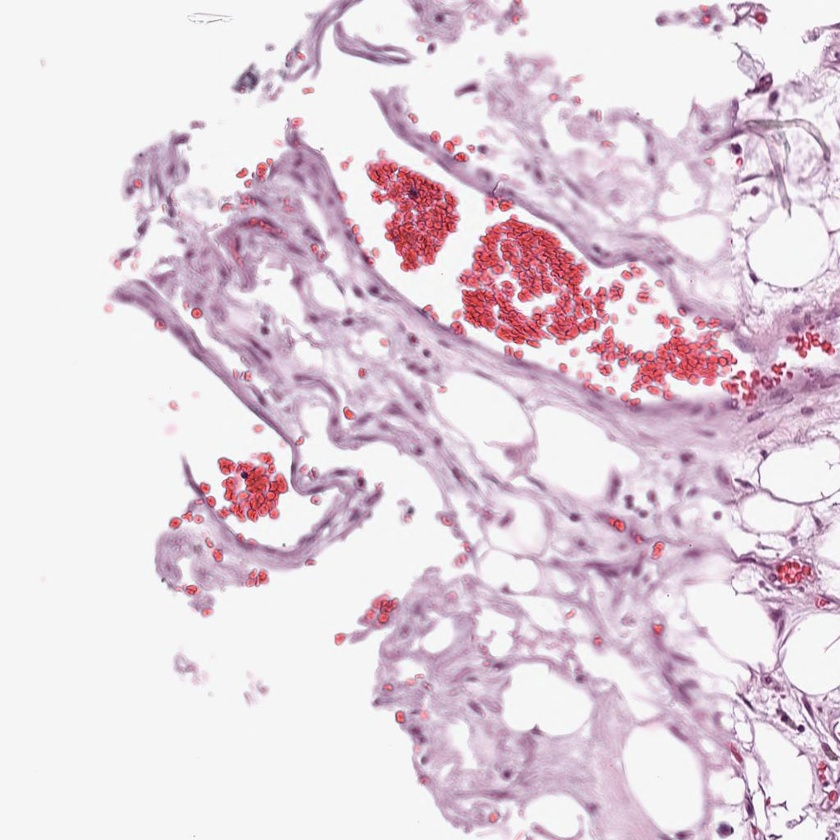
#> input picture Images/img_3.jpg, 840 x 840 px, shrunk from 1024 x 1024 before the run
$ python clahe.py
#> lines starting #> are read from the running program, lines starting #| are printed output that depends on the picture
"""
This script is used for histogram equalization and contrast limited adaptive histogram equalization (CLAHE)
"""
import cv2
import matplotlib.pyplot as plt
from skimage import io

img_file = cv2.imread("Images/img_3.jpg", 1)
#> img_file is the input picture: shape (840, 840, 3); mean B, G, R 220.7, 210.9, 226.2
# plt.imshow(img_file)
# plt.show()
# getting original image
rgb_img = cv2.cvtColor(img_file, cv2.COLOR_BGR2RGB)

# converting to image to LAB color space so CLAHE can be applied to luminance
lab_img = cv2.cvtColor(img_file, cv2.COLOR_BGR2LAB)
#> lab_img: shape (840, 840, 3); mean of channels 0, 1, 2 219.1, 135.4, 125.3

fig = plt.figure(figsize=(8,8))

ax1= fig.add_subplot(1, 3, 1)
ax1.imshow(img_file)
ax1.title.set_text("BGR image")

ax2= fig.add_subplot(1,3,2)
ax2.imshow(rgb_img)
ax2.title.set_text("RGB image: Original")

ax3 = fig.add_subplot(1,3,3)
ax3.imshow(lab_img)
ax3.title.set_text("LAB image")

fig.suptitle('BGR, RGB and LAB image', fontsize=16)
plt.show()

# splitting LAB image into l,a, b channel
l,a,b = cv2.split(lab_img)
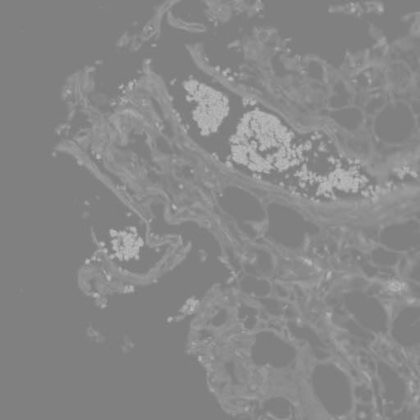
#> a: shape (840, 840) (shown at 1/2 size); min 121, max 190, mean 135.4
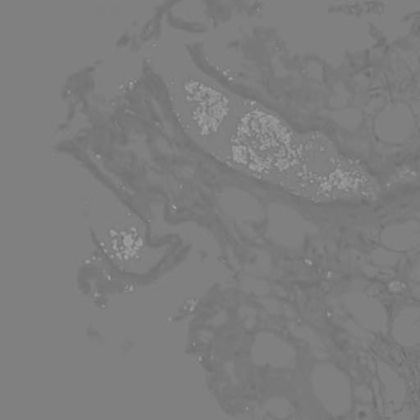
#> b: shape (840, 840) (shown at 1/2 size); min 103, max 167, mean 125.3

fig = plt.figure(figsize=(8,8))

ax1= fig.add_subplot(1, 3, 1)
ax1.imshow(l)
ax1.title.set_text("L")

ax2= fig.add_subplot(1,3,2)
ax2.imshow(a)
ax2.title.set_text("A")

ax3 = fig.add_subplot(1,3,3)
ax3.imshow(b)
ax3.title.set_text("B")

fig.suptitle('Three channel of LAB image ', fontsize=16)
plt.show()

# plotting histogram of LAB images
fig = plt.figure(figsize=(8,8))

ax1= fig.add_subplot(1, 3, 1)
ax1.hist(l.flat, bins= 100, range=(0,255))
ax1.title.set_text("L histogram")

ax2= fig.add_subplot(1,3,2)
ax2.hist(a.flat, bins= 100, range=(0,255))
ax2.title.set_text("A histogram")

ax3 = fig.add_subplot(1,3,3)
ax3.hist(b.flat, bins= 100, range=(0,255))
ax3.title.set_text("B histogram")

fig.suptitle('Histogram for LAB ', fontsize=16)
plt.show()

# plotting histogram for original image
# plt.hist(rgb_img.flat, bins = 300, range=(0,255))
# plt.show()

# applying histogram equalization to the L channel
l_equ = cv2.equalizeHist(l)
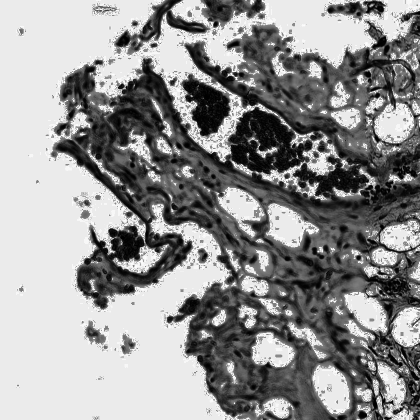
#> l_equ: shape (840, 840) (shown at 1/2 size); min 0, max 255, mean 147.4

# plotting histogram of L chanel before and after histogram equalization
fig = plt.figure(figsize=(10,10))

ax1= fig.add_subplot(1, 2, 1)
ax1.hist(l.flat, bins= 100, range=(0,255))
ax1.title.set_text("Before equalization")

ax2= fig.add_subplot(1,2,2)
ax2.hist(l_equ.flat, bins= 100, range=(0,255))
ax2.title.set_text("After equalization")

fig.suptitle('Histogram of L channel ', fontsize=16)
plt.show()

# plotting image of L chanel before and after histogram equalization
fig = plt.figure(figsize=(10,10))

ax1= fig.add_subplot(1, 2, 1)
ax1.imshow(l)
ax1.title.set_text("Before equalization")

ax2= fig.add_subplot(1,2,2)
ax2.imshow(l_equ)
ax2.title.set_text("After equalization")

fig.suptitle('Image of L channel', fontsize=16)
plt.show()

# combine the equalized image L channel back with A and B channel
equ_lab = cv2.merge((l_equ, a, b))
#> equ_lab: shape (840, 840, 3); mean of channels 0, 1, 2 147.4, 135.4, 125.3

# plotting Lab image before and after histogram equalization
fig = plt.figure(figsize=(10,10))

ax1= fig.add_subplot(1, 2, 1)
ax1.imshow(lab_img)
ax1.title.set_text("Before equalization")

ax2= fig.add_subplot(1,2,2)
ax2.imshow(equ_lab)
ax2.title.set_text("After equalization")

fig.suptitle('LAB image before and after equalization', fontsize=16)
plt.show()

# converting LAB image back to color
equ_col = cv2.cvtColor(equ_lab, cv2.COLOR_LAB2RGB)   # equalized method
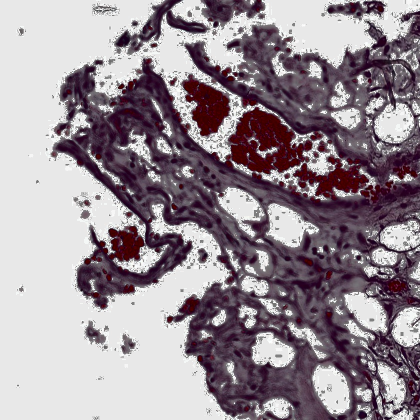
#> equ_col: shape (840, 840, 3) (shown at 1/2 size); mean R, G, B 152.2, 140.6, 148.6

# applying clahe to L channel
clahe = cv2.createCLAHE(clipLimit= 3.0, tileGridSize=(8,8))
clahe_img = clahe.apply(l)

# plotting histogram after applying clahe on L
fig = plt.figure(figsize=(10,10))

ax1= fig.add_subplot(1, 2, 1)
ax1.hist(l_equ.flat, bins= 100, range=(0,255))
ax1.title.set_text(" equalization")

ax2= fig.add_subplot(1,2,2)
ax2.hist(clahe_img.flat, bins=100, range=(0,255))
ax2.title.set_text("CLAHE on equalized")

fig.suptitle("L channel's histogram for equalization and CLAHE", fontsize=16)
plt.show()
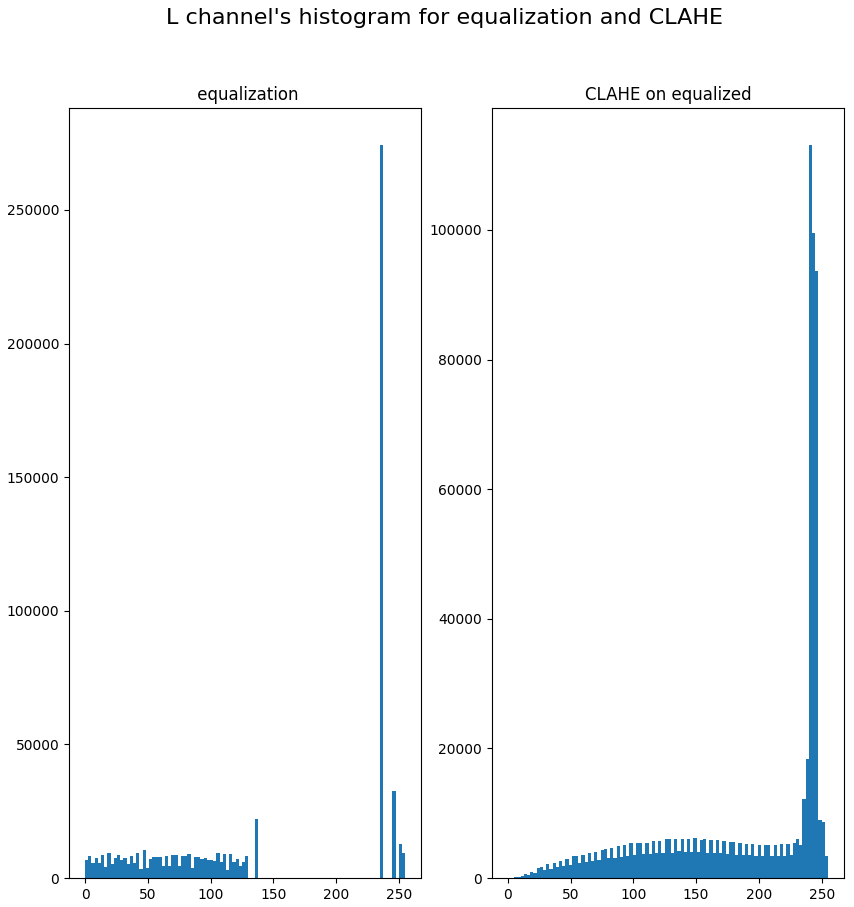
#> figure drawn by matplotlib, 2 panels; panel 1: tallest bar 274414 high, from x = 234.6 to 237.2; panel 2: tallest bar 113153 high, from x = 239.7 to 242.2

# plotting L channel image after equalization and CLAHE
# plotting Lab image before and after histogram equalization
fig = plt.figure(figsize=(10,10))

ax1= fig.add_subplot(1, 2, 1)
ax1.imshow(l_equ)
ax1.title.set_text(" equalization")

ax2= fig.add_subplot(1,2,2)
ax2.imshow(clahe_img)
ax2.title.set_text("CLAHE on equalized")

fig.suptitle("L channel's histogram for equalization and CLAHE", fontsize=16)
plt.show()

# now combining clahe L, A and B
f_clahe_img = cv2.merge((clahe_img, a, b))
#> f_clahe_img: shape (840, 840, 3); mean of channels 0, 1, 2 191.7, 135.4, 125.3
clahe_col = cv2.cvtColor(f_clahe_img, cv2.COLOR_LAB2RGB)
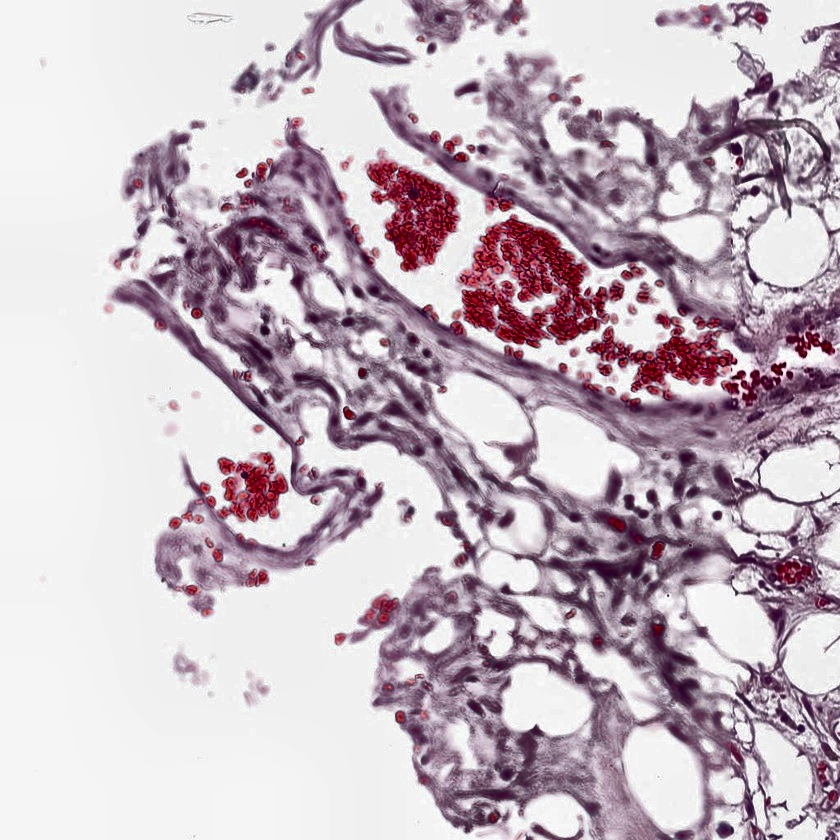
#> clahe_col: shape (840, 840, 3); mean R, G, B 197.2, 183.2, 192.6

# Now we will plot original image, histogram equalized image and CLAHE image
fig = plt.figure(figsize=(10,10))

ax1= fig.add_subplot(1, 3, 1)
ax1.imshow(rgb_img)
ax1.title.set_text("Original image")

ax2= fig.add_subplot(1,3,2)
ax2.imshow(equ_col)
ax2.title.set_text("Histogram eualization")

ax3 = fig.add_subplot(1,3,3)
ax3.imshow(clahe_col)
ax3.title.set_text("CLAHE")

fig.suptitle('Original image alongwith two filters ', fontsize=16)
plt.show()

$ run again, with Images/img_1.jpg copied over Images/img_3.jpg
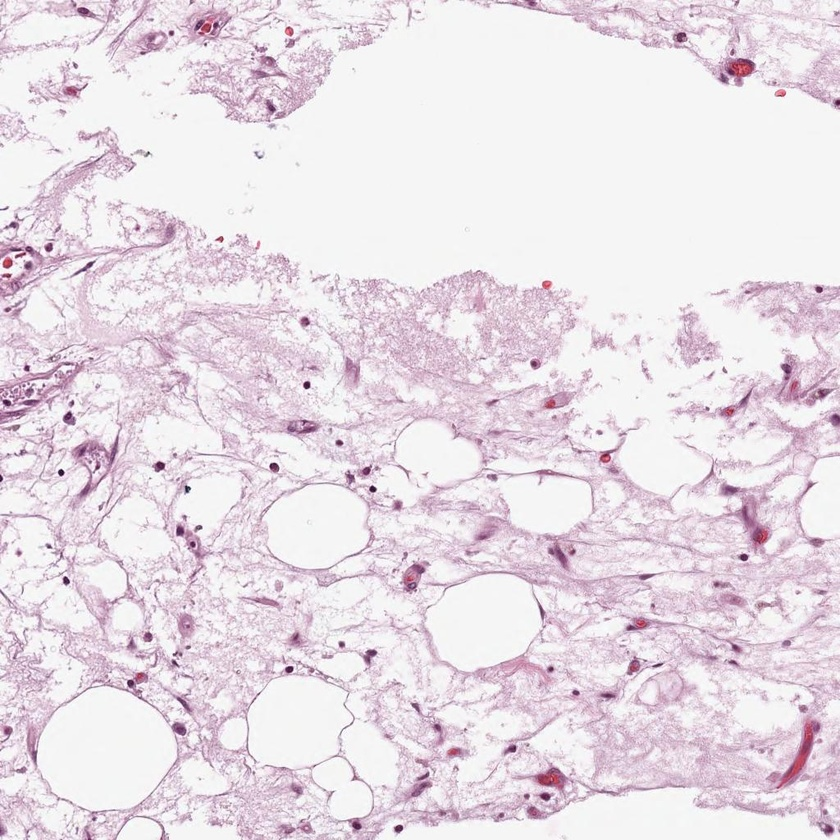
#> input picture Images/img_1.jpg, 840 x 840 px, shrunk from 1024 x 1024 before the run
#> img_file is the input picture: shape (840, 840, 3); mean B, G, R 229.6, 221.7, 232
#> lab_img: shape (840, 840, 3); mean of channels 0, 1, 2 227.7, 133, 125.4
#> equ_lab: shape (840, 840, 3); mean of channels 0, 1, 2 138.7, 133, 125.4
#> `clahe_img = clahe.apply(l)`:
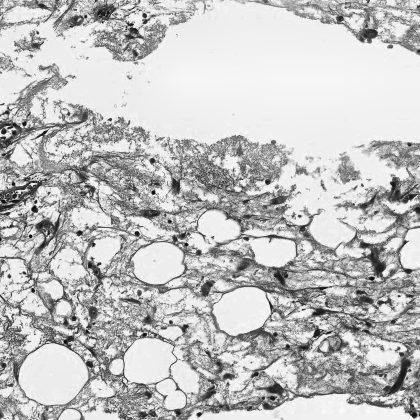
#> clahe_img: shape (840, 840) (shown at 1/2 size); min 3, max 255, mean 192.1
#> `plt.show()`:
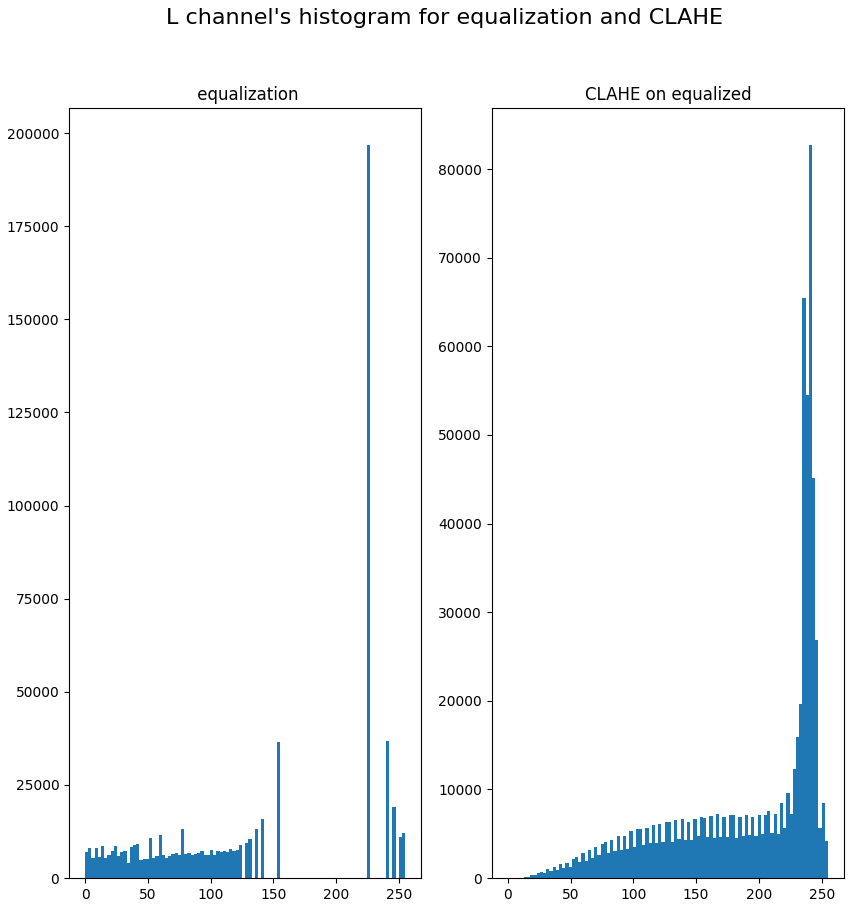
#> figure drawn by matplotlib, 2 panels; panel 1: tallest bar 196884 high, from x = 224.4 to 226.9; panel 2: tallest bar 82762 high, from x = 239.7 to 242.2
#> f_clahe_img: shape (840, 840, 3); mean of channels 0, 1, 2 192.1, 133, 125.4

$ run again, with Images/img_2.jpg copied over Images/img_3.jpg
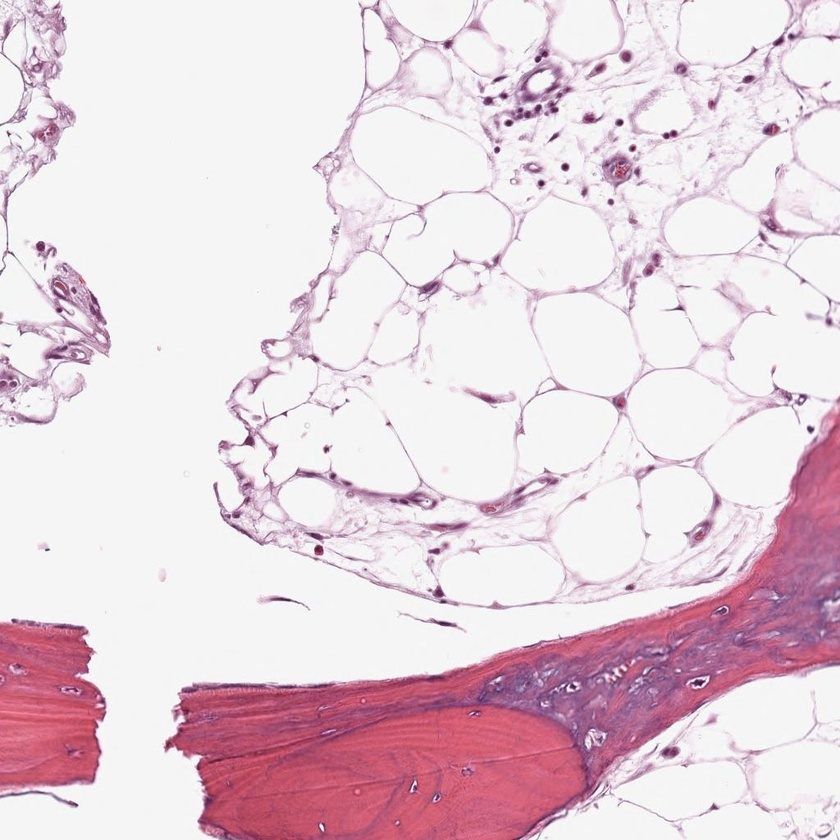
#> input picture Images/img_2.jpg, 840 x 840 px, shrunk from 1024 x 1024 before the run
#> img_file is the input picture: shape (840, 840, 3); mean B, G, R 218.5, 209.9, 229.1
#> lab_img: shape (840, 840, 3); mean of channels 0, 1, 2 219.1, 136.7, 126.8
#> equ_lab: shape (840, 840, 3); mean of channels 0, 1, 2 154.1, 136.7, 126.8
#> `plt.show()`:
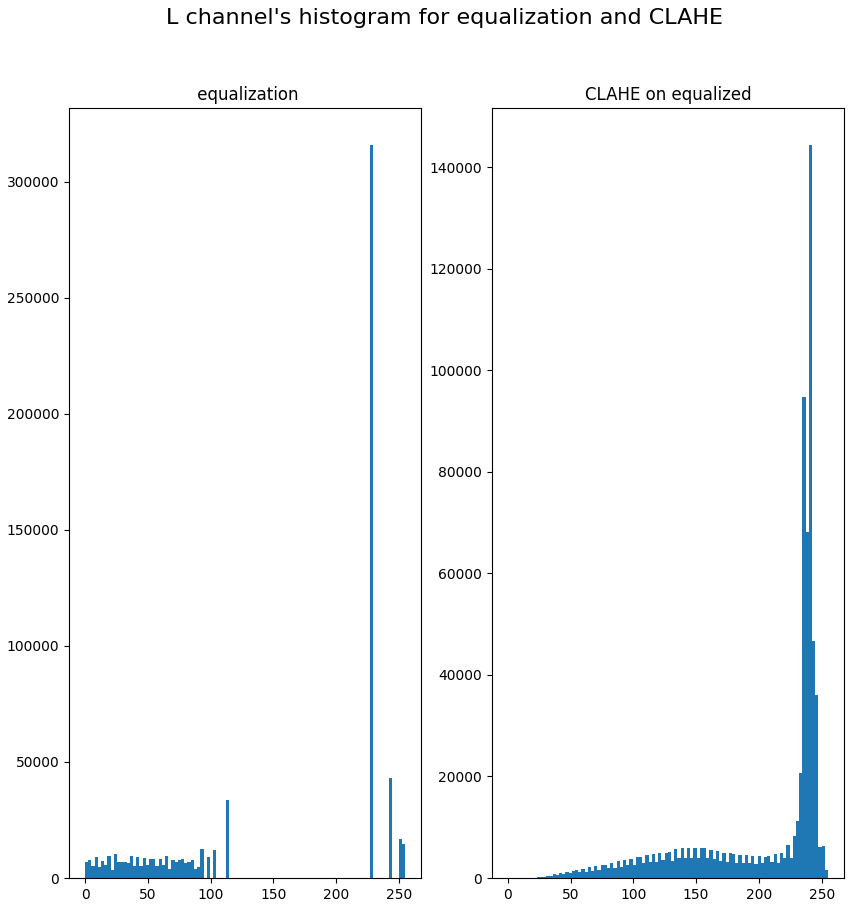
#> figure drawn by matplotlib, 2 panels; panel 1: tallest bar 316034 high, from x = 226.9 to 229.5; panel 2: tallest bar 144480 high, from x = 239.7 to 242.2
#> f_clahe_img: shape (840, 840, 3); mean of channels 0, 1, 2 205.2, 136.7, 126.8
#> `clahe_col = cv2.cvtColor(f_clahe_img, cv2.COLOR_LAB2RGB)`:
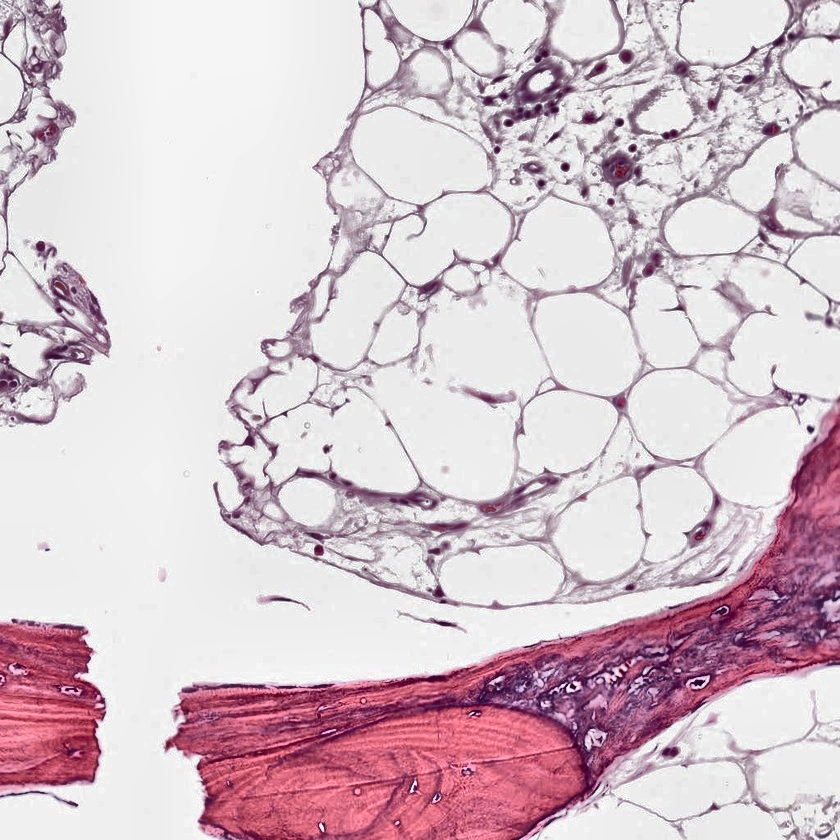
#> clahe_col: shape (840, 840, 3); mean R, G, B 214.1, 195.2, 203.7
